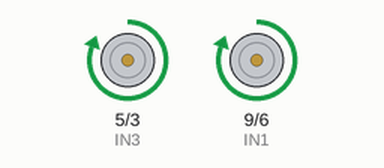
Simulated run of this sketch. Board: Arduino Uno, built with avr-gcc and run on an emulated ATmega328P. Parts: motor-driver pin pairs drawn as motors (green arrow = first pin HIGH = forward, orange = second pin HIGH = backward, longer = more drive).

Above: at 1.5 s.
At 3.5 s:
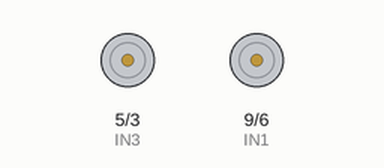
At 5.5 s:
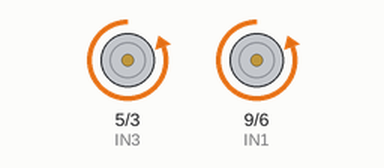
Timing chart, 0 to 10.4 s (numbered marks = the images above):
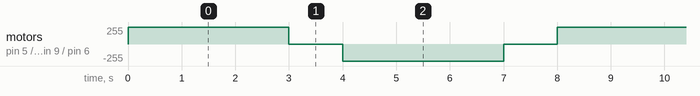

Measured:
- by itself, motor on pin 5 (IN3) / pin 3 (IN4), motor on pin 9 (IN1) / pin 6 (IN2): repeats every 8.0 s: stopped 1.0 s, backward 255/255 3.0 s, stopped 1.0 s, forward 255/255 3.0 s

The sketch:

motor_arduino.ino
```cpp
// Motor Driver
#define IN1 9  // Motor A forward
#define IN2 6  // Motor A backward
#define IN3 5  // Motor B forward
#define IN4 3  // Motor B backward

void setup() {

  // Initialize Motor Driver
  pinMode(IN1, OUTPUT);
  pinMode(IN2, OUTPUT);
  pinMode(IN3, OUTPUT);
  pinMode(IN4, OUTPUT);
}

void loop() {
  // ==== Motor Driver ====
  // Move motor forward
  digitalWrite(IN1, 170); // Forward direction Motor A
  digitalWrite(IN2, 0);
  digitalWrite(IN3, 170); // Forward direction Motor B
  digitalWrite(IN4, 0);
  Serial.println("Moving Forward.");
  delay(3000); // Run for 3 seconds

  // Stop motor
  digitalWrite(IN1, 0);
  digitalWrite(IN2, 0);
  digitalWrite(IN3, 0);
  digitalWrite(IN4, 0);
  Serial.println("Stopping");
  delay(1000); // Stop for 1 second

  // Move motor backward
  digitalWrite(IN1, 0);
  digitalWrite(IN2, 170); // Backward direction Motor A
  digitalWrite(IN3, 0);
  digitalWrite(IN4, 170); // Backward direction Motor B
  Serial.println("Moving Backward.");
  delay(3000); // Run for 3 seconds

  // Stop motor
  digitalWrite(IN1, 0);
  digitalWrite(IN2, 0);
  digitalWrite(IN3, 0);
  digitalWrite(IN4, 0);
  Serial.println("Stopping");
  delay(1000); // Stop for 1 second
}
```
